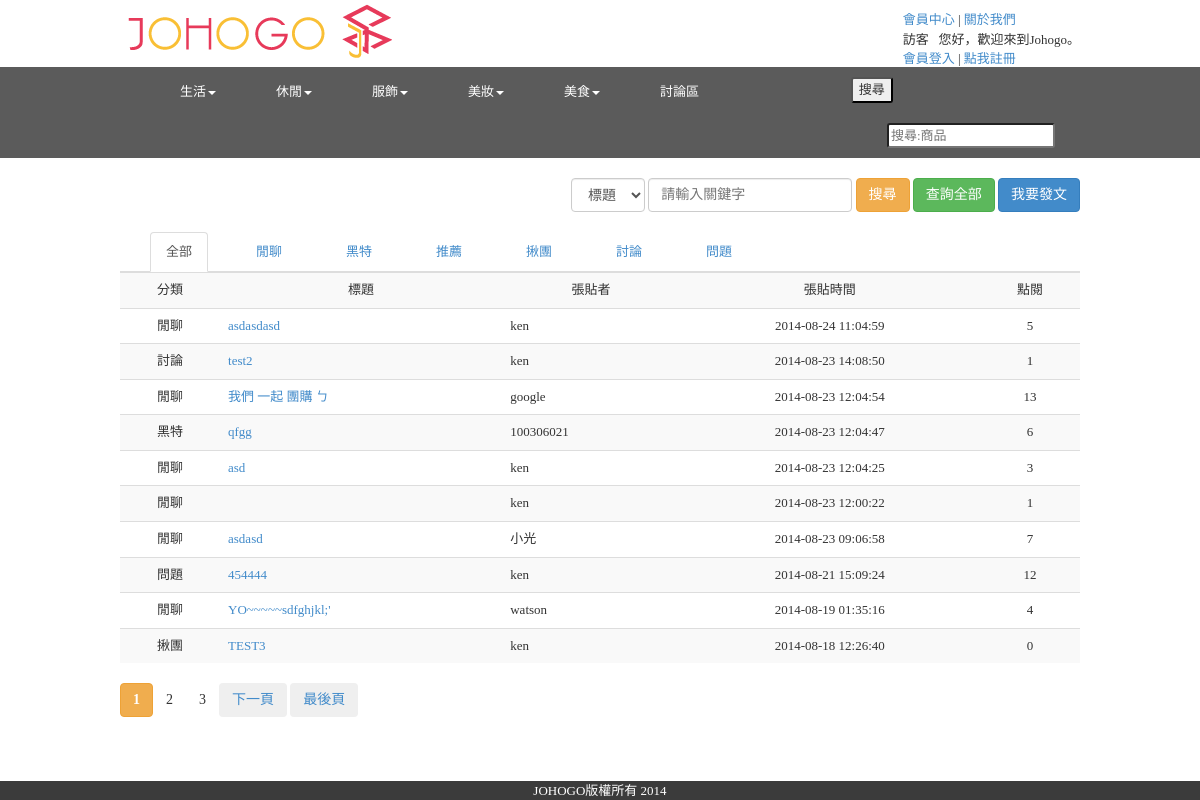
The page /discuz.php on the database its author committed.
### tables this page shows
CREATE TABLE IF NOT EXISTS `category_2` (
  `id` int(11) NOT NULL AUTO_INCREMENT,
  `c1_name` varchar(20) NOT NULL,
  `c2_name` varchar(20) NOT NULL,
  PRIMARY KEY (`id`)
);

CREATE TABLE IF NOT EXISTS `discuz` (
  `d_id` int(11) NOT NULL AUTO_INCREMENT COMMENT 'primary key',
  `m_account` varchar(15) NOT NULL COMMENT 'foreign key',
  `d_title` char(20) NOT NULL,
  `category` char(4) NOT NULL,
  `content` text,
  `datetime` timestamp NOT NULL DEFAULT CURRENT_TIMESTAMP ON UPDATE CURRENT_TIMESTAMP COMMENT 'the time online',
  `popular` int(11) DEFAULT '0' COMMENT 'the number of people pay attention on the product',
  PRIMARY KEY (`d_id`),
  KEY `m_account` (`m_account`)
);

### db_class.php (called while the page is built, shortened)
<?php
class DB
{
    var $_dbConn = 0;
    var $_queryResource = 0;
    function connect_db($host, $user, $pwd, $dbname)
    {
        $dbConn = mysql_connect($host, $user, $pwd);
        $this->_dbConn = $dbConn;
        return true;
    }
    function query($sql)
    {
        if (! $queryResource = mysql_query($sql, $this->_dbConn))
            die (mysql_error());
        $this->_queryResource = $queryResource;
        return $queryResource;
    }
    function fetch_array()
    {
        return mysql_fetch_array($this->_queryResource, MYSQL_ASSOC);
    }
    function get_num_rows()
    {
        return mysql_num_rows($this->_queryResource);
    }
    function getOnly($query){
        $queryResource = mysql_query($query, $this->_dbConn);
        $this->_queryResource = $queryResource;
        $result = mysql_fetch_array($queryResource, MYSQL_ASSOC);
        return $result;
    }
}
?>

### discuz.php (the view, shortened to what this page needs)
<?php
include ('header.php');
?>
<link rel="stylesheet" type="text/css" media="all" href="css/discuz.css" />
<div class="container_12">
	<nav id="discuz_search">
		<form class="form-inline" action="" method="GET" style="display: inline;">
			<div class="form-group">
				<select name="srch_type" class="form-control">
					<option value="d_title">標題</option>
				</select>
				<input type="text" class="form-control" id="discuz_keyword" name="discuz_keyword" placeholder="請輸入關鍵字">
		  	</div>
		  	<button type="submit" class="btn btn-warning">搜尋</button>
		</form>
		<a href="discuz.php"><button class="btn btn-success">查詢全部</button></a>
		<a href="discuz_new.php" id="discuz_post" style=""><button class="btn btn-primary" onclick="post()">我要發文</button></a>
	</nav>
	<br>
	<div id="tab_test">
		<ul class="nav nav-tabs" role="tablist" id="myTab">
	  		<li class="active"><a style="" href="#all" role="tab" data-toggle="tab">全部</a></li>
	  		<li><a class="discuz_talk" name="talk" href="#talk" role="tab" data-toggle="tab">閒聊</a></li>
	  		<li><a class="discuz_hate" href="#hate" role="tab" data-toggle="tab">黑特</a></li>
	  		<li><a class="discuz_recommend" href="#recommend" role="tab" data-toggle="tab">推薦</a></li>
	  		<li><a class="discuz_group" href="#group" role="tab" data-toggle="tab">揪團</a></li>
	  		<li><a class="discuz_debate" href="#debate" role="tab" data-toggle="tab">討論</a></li>
	  		<li><a class="discuz_question" href="#question" role="tab" data-toggle="tab">問題</a></li>
		</ul>
	</div>
	<div id="tab_content" class="tab-content">
		<div class="tab-pane fade in active" id="all">
			<table id="discuz-body" class="table table-hover table-striped">
				<tr id="discuz_column">
					<td id="discuz_num">分類</td>
					<td id="discuz_title">標題</td>
					<td id="discuz_poster">張貼者</td>
					<td id="discuz_datetime">張貼時間</td>
					<td id="discuz_popular">點閱</td>
				</tr>
				<?php
					$db = new DB();
					$sql = "SELECT * FROM `discuz` WHERE 1";
					if(isset($_GET['p'])){
						$now_page = $_GET['p'];
						$resultss = ($now_page*10)-10;
						$sql = $sql." ORDER BY `datetime` DESC LIMIT ".$resultss.", 10";
					}else{
						$sql = $sql." ORDER BY `datetime` DESC LIMIT 0, 10";
					}
					$db->query($sql);
					$total_counts = $db->get_num_rows();
					if($total_counts>0){
						while($result = $db->fetch_array()){
							echo '<tr>';
							$discuz_category = "discuz_talk";
							$category = $result["category"];
							if($category=='閒聊'){
								$tag_color = '#FFFF33';
							}elseif($category=='黑特'){
								$discuz_category = "discuz_hate";
							}elseif($category=='推薦'){
								$tag_color = '#CC0000';
								$discuz_category = "discuz_recommend";
							}elseif($category=='揪團'){
								$discuz_category = "discuz_group";
							}elseif($category=='討論'){
								$discuz_category = "discuz_debate";
							}elseif($category=='問題'){
								$discuz_category = "discuz_question";
							}else{
								$tag_color = 'wheat';
								$discuz_category = "discuz_talk";
							}
							echo '<td class="discuz_category"><div class="'.$discuz_category.'">'.$result["category"].'</div></td>';
							echo '<td class="discuz_title"><a onclick="acc_pop('.$result["d_id"].')">'.$result["d_title"].'</a></td>';
							echo '<td class="discuz_poster">'.$result["m_account"].'</td>';
							echo '<td class="discuz_datetime">'.$result["datetime"].'</td>';
							echo '<td class="discuz_popular">'.$result["popular"].'</td>';
							echo '</tr>';
						}
					}
				?>
			</table>
			<div id="pagination">
				<?php
					$sql_num = "SELECT count(1) FROM `discuz` WHERE 1";
					$result = $db->getOnly($sql_num);
					$sum_counts = $result["count(1)"];
					$pages = 1+(($sum_counts-$sum_counts%10)/10);
					pageList($pages);
					function pageList($total, $range=2, $page=0){
						if($page <= 0) $page = (isset($_GET["p"])) ? $page = $_GET["p"] : 1;
						$start = $page - $range;
						$end = $page + $range;
						if($start < 1){
							$end = $end - $start + 1;
							$start = 1;
						}
						if($end > $total){
							$start = $start - ($end - $page);
							$end = $total;
						}
						for ($i = $start; $i <= $end; $i++){
							if($i > 0)
								echo ($i == $page) ? "<span class=\"page btn btn-warning\"><strong>$i</strong></span>" : "<span class=\"page btn\" href='?{$_get_vars}&p={$i}'>$i</span>";
						}
						if($page != $total){
							echo "<span><a class=\"page\" href='?{$_get_vars}&p=".($page + 1).
								"'><input type=\"button\" class=\"page btn\" value=\"下一頁\"></a> <a class=\"page\" href='?{$_get_vars}&p=".$total."'><input type=\"button\" class=\"page btn\" value=\"最後頁\"></a></span>";
						}
					}
				?>
			</div>
		</div>
	</div>
</div>
<?php include ('footer.php'); ?>

### header.php (shortened to what this page needs)
<?php
	include_once ("db_class.php");
	$db = new DB();
	$sql_category_1 = "SELECT * FROM `category_1`";
	$db->query($sql_category_1);
	$category = array();
	while($result = $db->fetch_array()){
		$category[$result['c1_name']] = array();
	}
	foreach ($category as $key => $value) {
		$sql_category_2 = "SELECT * FROM `category_2` WHERE `c1_name`= \"";
		$sql_category_2 .= "$key\"";
		$db->query($sql_category_2);
		while($result = $db->fetch_array()){
			array_push($category[$key], $result['c2_name']);
		}
	}
	$account = $_SESSION["authen"];
	if(!isset($_SESSION["authen"])){
		$account = "訪客";
		$login_status = "<a id=\"login\" href=\"login.php\">會員登入</a> | <a id=\"signup\" href=\"signup.php\">點我註冊</a>";
	}else{
		$login_status = "<a id=\"modify_data\" href=\"modify_data.php\">會員資料修改</a> | <a id=\"logout\" href=\"logout.php\">會員登出</a>";
	}
?>
<html>
	<head>
		<link rel="stylesheet" type="text/css" media="all" href="css/bootstrap.min.css" />
		<link rel="stylesheet" type="text/css" media="all" href="css/reset.css" />
		<link rel="stylesheet" type="text/css" media="all" href="css/text.css" />
		<link rel="stylesheet" type="text/css" media="all" href="css/960.css" />
		<link rel="stylesheet" type="text/css" media="all" href="css/header.css" />
		<link rel="stylesheet" type="text/css" media="all" href="css/footer.css" />
		<link rel="stylesheet" href="http://code.jquery.com/ui/1.10.4/themes/smoothness/jquery-ui.css">
	</head>
	<body>
		<div id="header">
			<div id="logo">
				<a id="logo-img" href="index.php"><img src="resource/johogo-logo.png"></a>
				<div id="membership">
					<nav>
						<a id="member_center" href="#">會員中心</a> |
						<a id="about_us" href="#" onFocus>關於我們</a>
					</nav>
					<nav>
						<span><?php echo $account;?></span>&nbsp;&nbsp;&nbsp;您好，歡迎來到Johogo。
					</nav>
					<nav>
						<?php echo $login_status;?>
					</nav>
				</div>
			</div>
			<nav id="data-sticky-column" class="navbar navbar-default">
				<div class="collapse navbar-collapse container_12">
					<ul class="nav navbar-nav" role="navigation">
						<?php
							foreach ($category as $c1_name => $c1_value) {
								echo "<li class=\"dropdown menu-item\">\r\n".
										"<a href=\"#\" class=\"dropdown-toggle\" data-toggle=\"dropdown\">".$c1_name."<span class=\"caret\"></a>\r\n".
										"<ul class=\"dropdown-menu\" role=\"menu\">\r\n";
								echo 	"</ul>\r\n".
									 "</li>";
							}
						?>
						<li class="menu-item" onmoucsover="menu_detect()"><a href="discuz.php">討論區</a></li>
					</ul>
					<input id="srh_submit" class="menu_input" type="submit" name="submit" value="搜尋">
					<input id="keyword" class="menu_input" type="text" name="keyword" placeholder="搜尋:商品">
				</div>
			</nav>
		</div>

### footer.php
		<div class="footerbg">
			<div class="footer">JOHOGO版權所有 2014</div>
		</div>
	</body>
</html>

### css/text.css (style rules this page uses)
body { font:13px/1.5 'Helvetica Neue',Arial,'Liberation Sans',FreeSans,sans-serif }
ul { list-style:disc }
li { margin-left:30px }
p,dl,hr,h1,h2,h3,h4,h5,h6,ol,ul,pre,table,address,fieldset,figure { margin-bottom:20px }

### css/960.css (style rules this page uses)
body { min-width:960px }
.container_12,.container_16 { margin-left:auto;margin-right:auto;width:960px }
.clearfix:before,.clearfix:after,.container_12:before,.container_12:after,.container_16:before,.container_16:after { content:'.';display:block;overflow:hidden;visibility:hidden;font-size:0;line-height:0;width:0;height:0 }
.clearfix:after,.container_12:after,.container_16:after { clear:both }
.clearfix,.container_12,.container_16 { zoom:1 }

### css/header.css (style rules this page uses)
body { font-family: 微軟正黑體; }
#logo-img { margin-left: 10%; }
#membership { display: inline-block; float: right; margin-top: 10px; margin-right: 10%; }
#data-sticky-column { background: #5B5B5B; border: 0px; border-radius: 0px; }
#data-sticky-column>div>ul>li>a { color: #FFFFFF; }
.menu-item>a { color: #FFFFFF; }
.menu_input { float: right; border-radius: 3px; margin: 10px; }

### css/footer.css (style rules this page uses)
.footer { color: white; }
.footerbg { width: 100%; bottom: 0; position: fixed; text-align: center; background-color: #3b3b3b; }

### css/discuz.css (style rules this page uses)
#discuz_search { text-align: right; }
#discuz_column>td { text-align: center; }
.discuz_title { text-align: left; cursor: pointer; }
.discuz_poster { text-align: left; }
.discuz_datetime { text-align: center; }
.discuz_popular { text-align: center; }
.discuz_category { text-align: center; }

### rows shown on the page
category_2: c1_name "美妝"
discuz: category "閒聊", d_title "asdasdasd", m_account "ken", datetime "2014-08-24 11:04:59", popular "5"
discuz: category "討論", d_title "test2", m_account "ken", datetime "2014-08-23 14:08:50", popular "1"
discuz: category "閒聊", d_title "我們 一起 團購 ㄅ", m_account "google", datetime "2014-08-23 12:04:54", popular "13"
discuz: category "黑特", d_title "qfgg", m_account "100306021", datetime "2014-08-23 12:04:47", popular "6"
discuz: category "閒聊", d_title "asd", m_account "ken", datetime "2014-08-23 12:04:25", popular "3"
discuz: category "閒聊", m_account "ken", datetime "2014-08-23 12:00:22", popular "1"
discuz: category "閒聊", d_title "asdasd", m_account "小光", datetime "2014-08-23 09:06:58", popular "7"
discuz: category "問題", d_title "454444", m_account "ken", datetime "2014-08-21 15:09:24", popular "12"
discuz: category "閒聊", d_title "YO~~~~~sdfghjkl;'", m_account "watson", datetime "2014-08-19 01:35:16", popular "4"
discuz: category "揪團", d_title "TEST3", m_account "ken", datetime "2014-08-18 12:26:40", popular "0"

### other values the page prints
$account "訪客"
$c1_name "生活"
$c1_name "休閒"
$c1_name "服飾"
$c1_name "美食"
